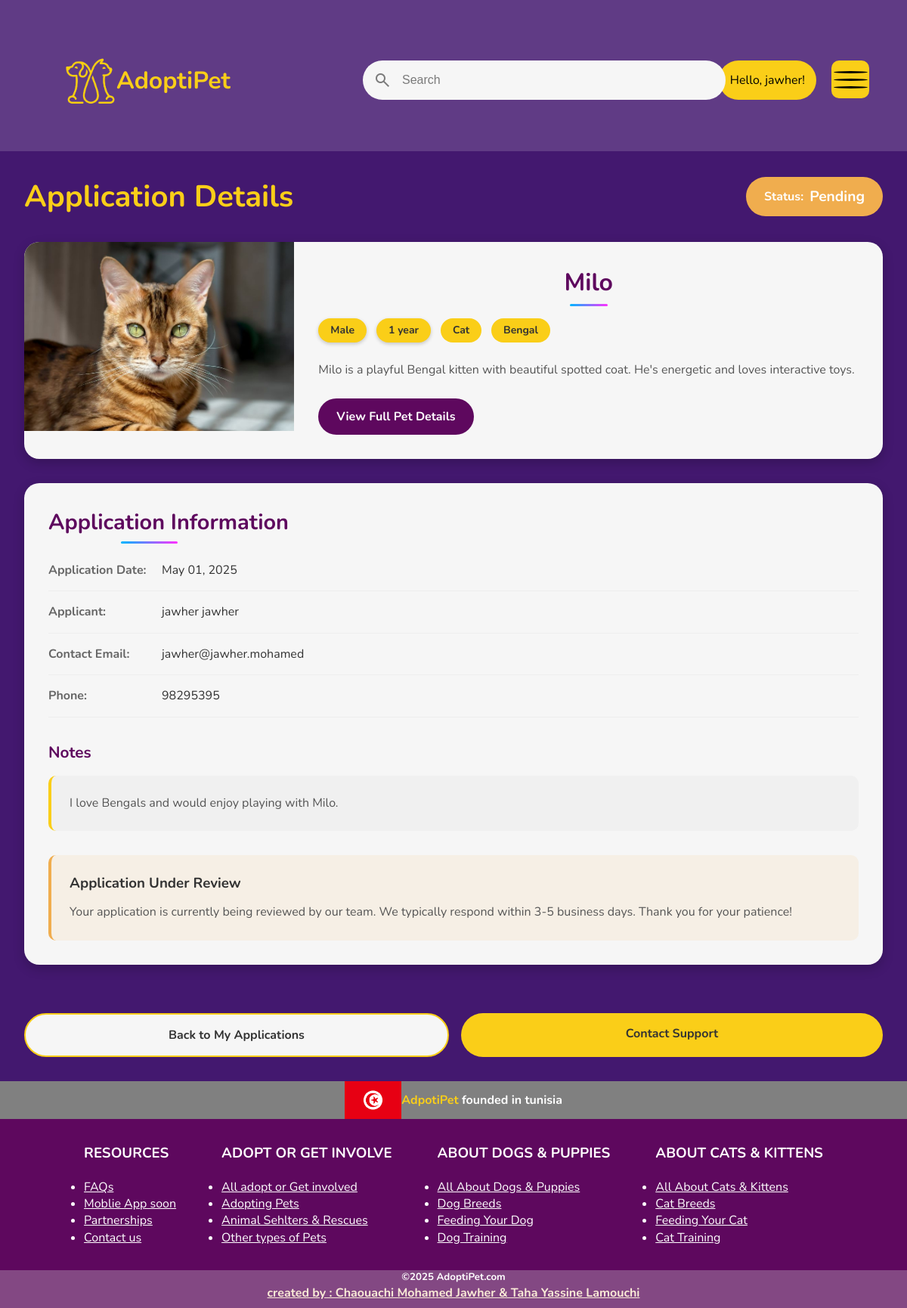
The page /appInfo.php?id=4 (signed in) on the database its author committed.
### tables this page shows
CREATE TABLE `adoption_applications` (
  `id` int NOT NULL AUTO_INCREMENT,
  `user_id` int DEFAULT NULL,
  `pet_id` int DEFAULT NULL,
  `application_date` timestamp NULL DEFAULT CURRENT_TIMESTAMP,
  `status` enum('pending','approved','rejected') DEFAULT 'pending',
  `notes` text,
  PRIMARY KEY (`id`),
  KEY `user_id` (`user_id`),
  KEY `pet_id` (`pet_id`),
  CONSTRAINT `adoption_applications_ibfk_1` FOREIGN KEY (`user_id`) REFERENCES `users` (`id`) ON DELETE CASCADE,
  CONSTRAINT `adoption_applications_ibfk_2` FOREIGN KEY (`pet_id`) REFERENCES `pets` (`id`) ON DELETE CASCADE
);

CREATE TABLE `pets` (
  `id` int NOT NULL AUTO_INCREMENT,
  `name` varchar(50) NOT NULL,
  `type` varchar(50) NOT NULL,
  `breed` varchar(50) DEFAULT NULL,
  `age` int DEFAULT NULL,
  `gender` varchar(10) DEFAULT NULL,
  `description` text,
  `image_path` varchar(255) DEFAULT NULL,
  `is_adopted` tinyint(1) DEFAULT '0',
  PRIMARY KEY (`id`)
);

CREATE TABLE `users` (
  `id` int NOT NULL AUTO_INCREMENT,
  `first_name` varchar(50) NOT NULL,
  `last_name` varchar(50) NOT NULL,
  `email` varchar(100) NOT NULL,
  `password` varchar(255) NOT NULL,
  `phone` varchar(20) DEFAULT NULL,
  PRIMARY KEY (`id`),
  UNIQUE KEY `email` (`email`)
);

### html/appInfo.php (the view, shortened to what this page needs)
<!DOCTYPE html>
<html lang="en">
<head>
    <link rel="stylesheet" href="../css/style.css">
    <link rel="stylesheet" href="../css/pets.css">
    <link rel="stylesheet" href="../css/application.css">
    <link rel="stylesheet" href="../css/AppInfo.css">
</head>
<body>
    <header>
        <section>
        <div class="sign-in">
            <?php if (isset($_SESSION["id"])): ?>
                <a class="greeting" href="../php/logout.php">Hello, <?php echo htmlspecialchars($_SESSION["username"]); ?>!</a>
            <?php else: ?>
                <span class="person material-symbols-outlined">person</span>
                <button class="sign-in-btn" id="lgin">SIGN IN</button>
            <?php endif; ?>
        </div>
            <div class="logo">
                <img class="logo-pic" src="../img/logo-nobg.png" >
                <h1 class="txt">AdoptiPet</h1>
            </div>
            <form >
            <div class="search">
                <span class="search-icon material-symbols-outlined">search</span>
                <input class="search-input" type="search" placeholder="Search">
            </div>
            </form>
            <div class="menu-wrap">
                <div class="hamburger">
                    <div></div>
                </div>
            </div>
        </section>
    </header>
    <main class="application-details-container">
        <?php
        $user_id = $_SESSION['id'];
        $application_id = intval($_GET['id']);
        include '../php/dbConnection.php';
        $sql = "SELECT a.*, p.name as pet_name, p.type, p.breed, p.age, p.gender, p.description, p.image_path,
                       u.first_name, u.last_name, u.email, u.phone
                FROM adoption_applications a
                JOIN pets p ON a.pet_id = p.id
                JOIN users u ON a.user_id = u.id
                WHERE a.id = $application_id AND a.user_id = $user_id";
        $result = $conn->query($sql);
        if ($result && $result->num_rows > 0) {
            $row = $result->fetch_assoc();
            $pet_name = htmlspecialchars($row['pet_name']);
            $pet_type = htmlspecialchars($row['type']);
            $pet_breed = htmlspecialchars($row['breed']);
            $pet_age = htmlspecialchars($row['age']);
            $pet_gender = htmlspecialchars($row['gender']);
            $pet_description = htmlspecialchars($row['description']);
            $pet_image = !empty($row['image_path']) ? $row['image_path'] : '../img/pet-placeholder.jpg';
            $pet_id = htmlspecialchars($row['pet_id']);
            $application_date = date('F d, Y', strtotime($row['application_date']));
            $status = htmlspecialchars($row['status']);
            $notes = !empty($row['notes']) ? htmlspecialchars($row['notes']) : 'No additional notes provided.';
            $user_name = htmlspecialchars($row['first_name'] . ' ' . $row['last_name']);
            $user_email = htmlspecialchars($row['email']);
            $user_phone = !empty($row['phone']) ? htmlspecialchars($row['phone']) : 'No phone number provided';
            $age_suffix = $pet_age == 1 ? "year" : "years";
            $status_class = 'status-' . $status;
            echo "
            <div class='application-header'>
                <h1>Application Details</h1>
                <div class='application-status $status_class'>
                    <span class='status-label'>Status:</span>
                    <span class='status-value'>" . ucfirst($status) . "</span>
                </div>
            </div>
            <div class='application-content'>
                <div class='pet-details-card'>
                    <div class='pet-image-container'>
                        <img src='$pet_image' alt='$pet_name' class='pet-image'>
                    </div>
                    <div class='pet-info'>
                        <h2 class='pet-name'>$pet_name</h2>
                        <div class='pet-characteristics'>
                            <span class='pet-gender'>" . ucfirst($pet_gender) . "</span>
                            <span class='pet-age'>$pet_age $age_suffix</span>
                            <span class='pet-type'>" . ucfirst($pet_type) . "</span>
                            <span class='pet-breed'>$pet_breed</span>
                        </div>
                        <p class='pet-description'>$pet_description</p>
                        <a href='petInfo.php?id=$pet_id' class='view-pet-btn'>View Full Pet Details</a>
                    </div>
                </div>
                <div class='application-info-card'>
                    <h2>Application Information</h2>
                    <div class='info-group'>
                        <span class='info-label'>Application Date:</span>
                        <span class='info-value'>$application_date</span>
                    </div>
                    <div class='info-group'>
                        <span class='info-label'>Applicant:</span>
                        <span class='info-value'>$user_name</span>
                    </div>
                    <div class='info-group'>
                        <span class='info-label'>Contact Email:</span>
                        <span class='info-value'>$user_email</span>
                    </div>
                    <div class='info-group'>
                        <span class='info-label'>Phone:</span>
                        <span class='info-value'>$user_phone</span>
                    </div>
                    <div class='application-notes'>
                        <h3>Notes</h3>
                        <div class='notes-content'>
                            $notes
                        </div>
                    </div>";
                    if($status == 'pending') {
                        echo "
                        <div class='status-message pending-message'>
                            <h3>Application Under Review</h3>
                            <p>Your application is currently being reviewed by our team. We typically respond within 3-5 business days. Thank you for your patience!</p>
                        </div>";
                    } else if($status == 'approved') {
                        echo "
                        <div class='status-message approved-message'>
                            <h3>Congratulations!</h3>
                            <p>Your application has been approved! Our team will contact you soon to arrange the next steps for adoption. Get ready to welcome your new furry friend!</p>
                        </div>";
                    } else if($status == 'rejected') {
                        echo "
                        <div class='status-message rejected-message'>
                            <h3>Application Not Approved</h3>
                            <p>We're sorry, but your application wasn't approved at this time. This doesn't mean you can't adopt another pet! Please check out our other wonderful animals looking for a home.</p>
                            <a href='pets.php' class='browse-pets-btn'>Browse Available Pets</a>
                        </div>";
                    }
                echo "
                </div>
                <div class='action-buttons'>
                    <a href='my-applications.php' class='back-btn'>Back to My Applications</a>
                    <a href='contact.php' class='contact-btn'>Contact Support</a>
                </div>
            </div>";
        } else {
            echo "<div class='error-message'>Application not found or you don't have permission to view it. <a href='my-applications.php'>Return to your applications</a></div>";
        }
        ?>
    </main>
    <footer>
        <div class="tunisia">
            <img src="../img/tunisia.webp" alt="">
            <h4><span>AdpotiPet</span> founded in tunisia</h4>
        </div>
        <div class="fin">
            <div class="pp">
                <h3>RESOURCES</h3>
                <ul>
                    <li><a href="">FAQs</a></li>
                    <li><a href="">Moblie App soon</a></li>
                    <li><a href="">Partnerships</a></li>
                    <li><a href="">Contact us</a></li>
                </ul>
            </div>
            <div class="pp">
                <h3>ADOPT OR GET INVOLVE</h3>
                <ul>
                    <li><a href="">All adopt or Get involved</a></li>
                    <li><a href="">Adopting Pets</a></li>
                    <li><a href="">Animal Sehlters & Rescues</a></li>
                    <li><a href="">Other types of Pets</a></li>
                </ul>
            </div>
            <div class="pp">
                <h3>ABOUT DOGS & PUPPIES</h3>
                <ul>
                    <li><a href="">All About Dogs & Puppies</a></li>
                    <li><a href="">Dog Breeds</a></li>
                    <li><a href="">Feeding Your Dog</a></li>
                    <li><a href="">Dog Training</a></li>
                </ul>
            </div>
            <div class="pp">
                <h3>ABOUT CATS & KITTENS</h3>
                <ul>
                    <li><a href="">All About Cats & Kittens </a></li>
                    <li><a href="">Cat Breeds</a></li>
                    <li><a href="">Feeding Your Cat</a></li>
                    <li><a href="">Cat Training</a></li>
                </ul>
            </div>
        </div>
        <div class="last">
            <h5>©2025 AdoptiPet.com</h5>
            <h4>created by : Chaouachi Mohamed Jawher & Taha Yassine Lamouchi</h4>
        </div>
    </footer>
</body>
</html>

### css/style.css (style rules this page uses)
:root { --primarycolor:rgba(230, 227, 233, 0.818); --padding:14px; --taille:14px; --asfer:#face18; --asfer-ghama9: rgba(250, 206, 24, 0.8); }
* { box-sizing: border-box; padding: 0; margin: 0; }
body { font-family: 'nunito' ,sans-serif; line-height: 1.4; background-color: rgba(62, 16, 107, 0.818); }
header { height: 200px; position: relative; }
h1 { text-transform: capitalize; }
.sign-in { right: 10vw; top: 10vh; position: absolute; display: flex; width: max-content; background-color: var(--asfer); padding: 15px; border-radius: 50px; cursor: pointer; transition: transform 0.3s ease, box-shadow 0.3s ease; }
.greeting { text-decoration: none; color: black; }
.search { position: absolute; top: 10vh; right: 20vw; width: 40vw; display: flex; align-items: center; padding: var(--padding); border-radius: 28px; background-color: #f6f6f6; transition: background 0.25s, box-shadow 0.25s; }
.search-input { width: 90%; font-size: 16px; color: #333333; margin-left: var(--padding); border: none; outline: none; background: transparent; }
.search-input::placeholder,.search-icon { color: rgba(0,0,0,0.5); }
.logo { position: absolute; display: flex; left: 7vw; top: 9vh; }
.logo-pic { width: 70px; height: 70px; top: 0; }
.logo h1 { color: #face18; align-items: center; justify-content: center; display: flex; font-weight: bold; font-size: 2em; }
.menu-wrap { position: fixed; left: 0; right: 0; z-index: 4; }
.hamburger { z-index: 4; position: absolute; top: 10vh; right: 50px; width: 50px; height: 50px; background-color: var(--asfer); display: flex; border-radius: 20%; align-items: center; justify-content: center; }
.hamburger > div { position: relative; width: 90%; height: 3px; background-color: black; transition: all 0.4s ease; border-radius: 50%; }
.hamburger > div::before, .hamburger > div::after { content: ''; position: absolute; width: 100%; height: 3px; top: -10px; background-color: black; border-radius: 50%; }
.hamburger > div::after { top: 10px; }
.logo .txt { cursor: pointer; }
footer { background-color: rgb(94, 8, 94); position: relative; }
.tunisia { height: 50px; background-color: gray; display: flex; justify-content: center; align-items: center; }
.tunisia img { height: 50px; }
.tunisia span { color: var(--asfer); }
.tunisia h4 { color: white; }
.fin { height: 200px; display: flex; justify-content: center; align-items: center; }
.pp { margin: 30px; color: white; }
.pp h3 { margin-bottom: 20px; }
.pp a { color: white; }
.last { position: relative; display: flex; height: 50px; background-color: rgb(131, 72, 131); align-items: center; flex-direction: column; }
.last h5 { color: white; }
.last h4 { color: antiquewhite; text-decoration: underline; }

### css/pets.css (style rules this page uses)
.greeting { text-decoration: none; color: black; }
.pet-image-container { height: 250px; position: relative; overflow: hidden; }
.pet-image { width: 100%; height: 100%; object-fit: cover; transition: transform 0.5s ease; }
.pet-gender, .pet-age { background-color: var(--asfer); padding: 0.4rem 1rem; border-radius: 50px; font-size: 0.875rem; font-weight: bold; color: #333; box-shadow: 0 2px 5px rgba(0, 0, 0, 0.2); }
.pet-info { padding: 1.5rem; display: flex; flex-direction: column; flex-grow: 1; }
.pet-name { font-size: 1.8rem; color: rgb(94, 8, 94); margin-bottom: 1rem; text-align: center; position: relative; padding-bottom: 0.5rem; }
.pet-name::after { content: ''; position: absolute; bottom: 0; left: 50%; transform: translateX(-50%); width: 50px; height: 3px; background-image: linear-gradient(90deg, rgb(0,183,255), rgb(255,48,255)); border-radius: 3px; transition: width 0.3s ease; }

### css/application.css (style rules this page uses)
.status-pending { background-color: #f0ad4e; color: #fff; }
.greeting { text-decoration: none; color: black; }

### rows shown on the page
adoption_applications: status "Pending", pet.image_path (picture), pet.name "Milo", pet.gender "Male", pet.age "1", pet.age "year", pet.type "Cat", pet.breed "Bengal", pet.description "Milo is a playful Bengal kitten with beautiful spotted coat. He's energetic and loves interactive toys.", application_date "May 01, 2025", user.last_name "jawher jawher", user.email "jawher@jawher.mohamed", user.phone "98295395", notes "I love Bengals and would enjoy playing with Milo."

### other values the page prints
$_SESSION["username"] "jawher"
